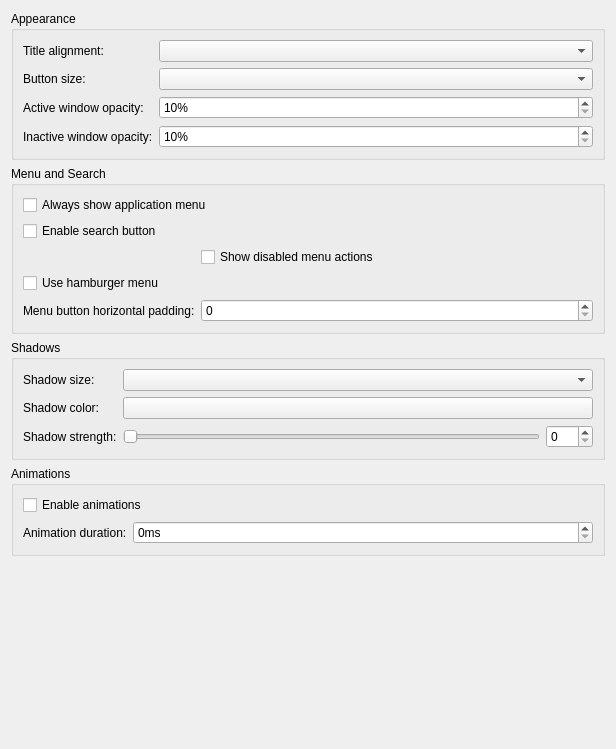
<?xml version="1.0" encoding="UTF-8"?>
<ui version="4.0">
 <class>Config</class>
 <widget class="QWidget" name="Config">
  <property name="geometry">
   <rect>
    <x>0</x>
    <y>0</y>
    <width>616</width>
    <height>749</height>
   </rect>
  </property>
  <property name="windowTitle">
   <string>Form</string>
  </property>
  <layout class="QVBoxLayout" name="verticalLayout">
   <item>
    <widget class="QGroupBox" name="groupBox">
     <property name="title">
      <string>Appearance</string>
     </property>
     <layout class="QFormLayout" name="formLayout">
      <item row="0" column="0">
       <widget class="QLabel" name="label">
        <property name="text">
         <string>Title alignment:</string>
        </property>
       </widget>
      </item>
      <item row="0" column="1">
       <widget class="QComboBox" name="kcfg_TitleAlignment"/>
      </item>
      <item row="1" column="0">
       <widget class="QLabel" name="label_2">
        <property name="text">
         <string>Button size:</string>
        </property>
       </widget>
      </item>
      <item row="1" column="1">
       <widget class="QComboBox" name="kcfg_ButtonSize"/>
      </item>
      <item row="2" column="0">
       <widget class="QLabel" name="label_3">
        <property name="text">
         <string>Active window opacity:</string>
        </property>
       </widget>
      </item>
      <item row="2" column="1">
       <widget class="QSpinBox" name="kcfg_ActiveOpacity">
        <property name="suffix">
         <string>%</string>
        </property>
        <property name="minimum">
         <number>10</number>
        </property>
        <property name="maximum">
         <number>100</number>
        </property>
       </widget>
      </item>
      <item row="3" column="0">
       <widget class="QLabel" name="label_4">
        <property name="text">
         <string>Inactive window opacity:</string>
        </property>
       </widget>
      </item>
      <item row="3" column="1">
       <widget class="QSpinBox" name="kcfg_InactiveOpacity">
        <property name="suffix">
         <string>%</string>
        </property>
        <property name="minimum">
         <number>10</number>
        </property>
        <property name="maximum">
         <number>100</number>
        </property>
       </widget>
      </item>
     </layout>
    </widget>
   </item>
   <item>
    <widget class="QGroupBox" name="groupBox_2">
     <property name="title">
      <string>Menu and Search</string>
     </property>
     <layout class="QFormLayout" name="formLayout_2">
      <item row="0" column="0" colspan="2">
       <widget class="QCheckBox" name="kcfg_MenuAlwaysShow">
        <property name="text">
         <string>Always show application menu</string>
        </property>
       </widget>
      </item>
      <item row="1" column="0" colspan="2">
       <widget class="QCheckBox" name="kcfg_SearchEnabled">
        <property name="text">
         <string>Enable search button</string>
        </property>
       </widget>
      </item>
      <item row="2" column="1">
       <widget class="QCheckBox" name="kcfg_ShowDisabledActions">
        <property name="text">
         <string>Show disabled menu actions</string>
        </property>
       </widget>
      </item>
      <item row="3" column="0" colspan="2">
       <widget class="QCheckBox" name="kcfg_HamburgerMenu">
        <property name="text">
         <string>Use hamburger menu</string>
        </property>
       </widget>
      </item>
      <item row="4" column="0">
       <widget class="QLabel" name="label_5">
        <property name="text">
         <string>Menu button horizontal padding:</string>
        </property>
       </widget>
      </item>
      <item row="4" column="1">
       <widget class="QSpinBox" name="kcfg_MenuButtonHorzPadding"/>
      </item>
     </layout>
    </widget>
   </item>
   <item>
    <widget class="QGroupBox" name="groupBox_3">
     <property name="title">
      <string>Shadows</string>
     </property>
     <layout class="QFormLayout" name="formLayout_3">
      <item row="0" column="0">
       <widget class="QLabel" name="label_6">
        <property name="text">
         <string>Shadow size:</string>
        </property>
       </widget>
      </item>
      <item row="0" column="1">
       <widget class="QComboBox" name="kcfg_ShadowSize"/>
      </item>
      <item row="1" column="0">
       <widget class="QLabel" name="label_7">
        <property name="text">
         <string>Shadow color:</string>
        </property>
       </widget>
      </item>
      <item row="1" column="1">
       <widget class="KColorButton" name="kcfg_ShadowColor"/>
      </item>
      <item row="2" column="0">
       <widget class="QLabel" name="label_8">
        <property name="text">
         <string>Shadow strength:</string>
        </property>
       </widget>
      </item>
      <item row="2" column="1">
       <layout class="QHBoxLayout" name="horizontalLayout">
        <item>
         <widget class="QSlider" name="kcfg_ShadowStrength">
          <property name="maximum">
           <number>255</number>
          </property>
          <property name="orientation">
           <enum>Qt::Horizontal</enum>
          </property>
         </widget>
        </item>
        <item>
         <widget class="QSpinBox" name="spinShadowStrength">
          <property name="maximum">
           <number>255</number>
          </property>
         </widget>
        </item>
       </layout>
      </item>
     </layout>
    </widget>
   </item>
   <item>
    <widget class="QGroupBox" name="groupBox_4">
     <property name="title">
      <string>Animations</string>
     </property>
     <layout class="QFormLayout" name="formLayout_4">
      <item row="0" column="0" colspan="2">
       <widget class="QCheckBox" name="kcfg_AnimationsEnabled">
        <property name="text">
         <string>Enable animations</string>
        </property>
       </widget>
      </item>
      <item row="1" column="0">
       <widget class="QLabel" name="label_9">
        <property name="text">
         <string>Animation duration:</string>
        </property>
       </widget>
      </item>
      <item row="1" column="1">
       <widget class="QSpinBox" name="kcfg_AnimationsDuration">
        <property name="suffix">
         <string>ms</string>
        </property>
        <property name="minimum">
         <number>0</number>
        </property>
        <property name="maximum">
         <number>1000</number>
        </property>
       </widget>
      </item>
     </layout>
    </widget>
   </item>
   <item>
    <spacer name="verticalSpacer">
     <property name="orientation">
      <enum>Qt::Vertical</enum>
     </property>
     <property name="sizeHint" stdset="0">
      <size>
       <width>20</width>
       <height>40</height>
      </size>
     </property>
    </spacer>
   </item>
  </layout>
 </widget>
 <customwidgets>
  <customwidget>
   <class>KColorButton</class>
   <extends>QPushButton</extends>
   <header>kcolorbutton.h</header>
  </customwidget>
 </customwidgets>
 <resources/>
 <connections/>
</ui>
